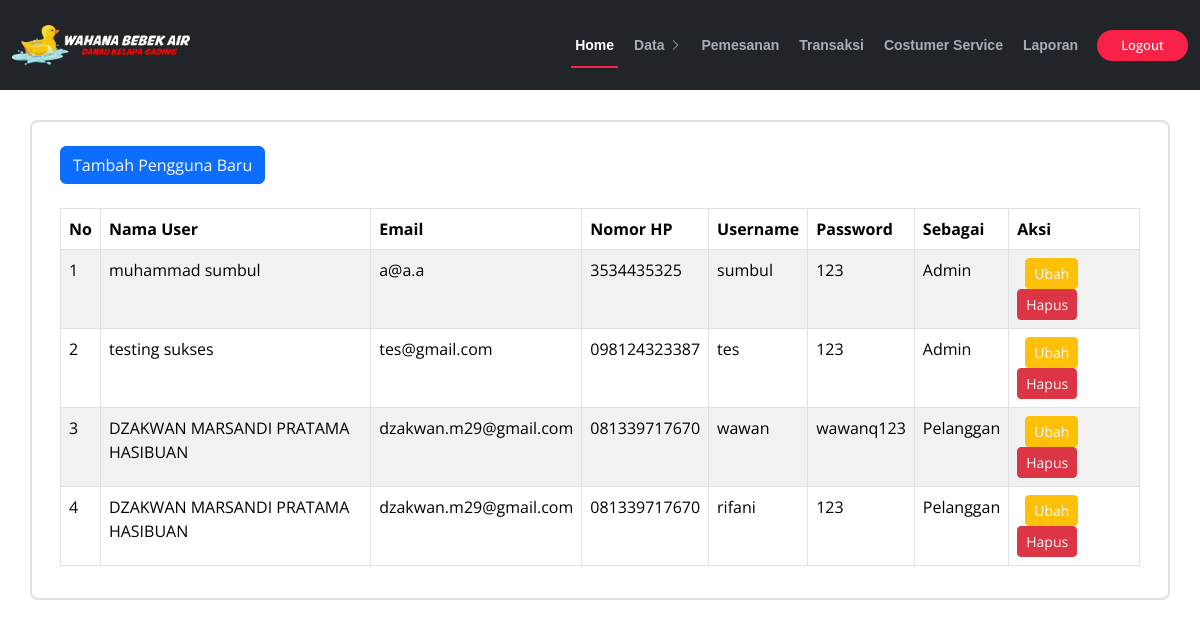
The app's page /admin/ref/dpengguna.php (signed in) with its own data.
### tables this page shows
CREATE TABLE `users` (
  `id` int(11) NOT NULL,
  `id_akses` int(1) NOT NULL,
  `nama_lengkap` varchar(100) NOT NULL,
  `no_hp` varchar(13) NOT NULL,
  `email` varchar(100) NOT NULL,
  `username` varchar(100) NOT NULL,
  `password` varchar(100) NOT NULL
);

CREATE TABLE `tb_lvl` (
  `id` int(11) NOT NULL,
  `akses` varchar(50) NOT NULL
);

### admin/ref/dpengguna.php (the view, shortened to what this page needs)
<?php
require "../koneksi.php";
$p  = mysqli_query($koneksi,"SELECT users.id,users.id_akses,users.nama_lengkap,users.no_hp,users.email,users.username,users.password,tb_lvl.akses FROM users
INNER JOIN tb_lvl  WHERE users.id_akses = tb_lvl.id ");
?>
<!DOCTYPE html>
<html lang="en">
<head>
  <link href="../../assets/vendor/fontawesome-free/css/all.min.css" rel="stylesheet">
  <link href="../../assets/vendor/animate.css/animate.min.css" rel="stylesheet">
  <link href="../../assets/vendor/aos/aos.css" rel="stylesheet">
  <link href="../../assets/vendor/bootstrap/css/bootstrap.min.css" rel="stylesheet">
  <link href="../../assets/vendor/bootstrap-icons/bootstrap-icons.css" rel="stylesheet">
  <link href="../../assets/vendor/boxicons/css/boxicons.min.css" rel="stylesheet">
  <link href="../../assets/vendor/glightbox/css/glightbox.min.css" rel="stylesheet">
  <link href="../../assets/vendor/swiper/swiper-bundle.min.css" rel="stylesheet">
  <link href="../../assets/css/style.css" rel="stylesheet">
</head>
<body>
   <header id="header" class="d-flex align-items-center bg-dark ">
    <div class="container-fluid container-xxl d-flex align-items-center">
      <div id="logo" class="me-auto">
        <a href="../index.html" class="scrollto"><img src="../../assets/img/LOGO3.png" alt="" title=""></a>
      </div>
      <nav id="navbar" class="navbar order-last order-lg-0">
        <ul>
          <li><a class="nav-link scrollto active" href="../index.php">Home</a></li>
          <li class="dropdown"><a href="#kategori"><span>Data</span> <i class="bi bi-chevron-right"></i></a>
              </li>
          <li><a class="nav-link scrollto" href="pesan.php">Pemesanan</a></li>
          <li><a class="nav-link scrollto" href="trans.php">Transaksi</a></li>
          <li><a class="nav-link scrollto" href="costumerS.php">Costumer Service</a></li>
          <li><a class="nav-link scrollto" href="laporan.php">Laporan</a></li>
        </ul>
      </nav>
      <a class="buy-tickets scrollto" href="../../Log_System/logout.php">Logout</a>
    </div>
  </header>
<div class="container border border-2 rounded-3 p-2" style="margin-top: 120px;">
    <div class="row m-2">
      <div class="col-md-12 mb-3">
        <button class="btn btn-primary mt-2 mb-2" ><a href="tmb-pengguna.php" class="text-light" >Tambah Pengguna Baru</a></button>
      </div>
        <div class="col-md-12">
        <table  class="table table-bordered table-striped table-hover">
    <thead>
        <tr>
            <th scope="col">No</th>
            <th scope="col">Nama User</th>
            <th scope="col">Email</th>
            <th scope="col">Nomor HP</th>
            <th scope="col">Username</th>
            <th scope="col">Password</th>
            <th scope="col">Sebagai</th>
            <th scope="col">Aksi</th>
        </tr>
    </thead>
    <tbody>
        <?php $i = 1; ?>
        <?php foreach ($p as $data ) : ?>
            <tr>
                <td scope="row"><?= $i ?></td>
                <td><?= $data["nama_lengkap"]?></td>
                <td><?= $data["email"]?></td>
                <td><?= $data["no_hp"]?></td>
                <td><?= $data["username"]?></td>
                <td><?= $data["password"]?></td>
                <td><?= $data["akses"]?></td>
                <td>
                    <button class="btn btn-sm btn-warning ms-2 me-2"><a href="ubh-pengguna.php?id=<?= $data["id"];?>" class="text-light">Ubah</a></button>
                    <button class="btn btn-sm btn-danger" ><a href="hps-pengguna.php?id=<?= $data["id"];?>" class="text-light" onclick="return confirm('Yakin ingin mengahpus user ini ?');">Hapus</a></button>
                </td>
            </tr>
        <?php $i++; ?>
        <?php endforeach; ?>
    </tbody>
</table>
        </div>
    </div>
</div>
</body>
</html>

### assets/css/style.css (style rules this page uses)
body { background: #fff; color: #2f3138; font-family: "Open Sans", sans-serif; }
a { color: #f82249; text-decoration: none; transition: 0.5s; }
#header { height: 90px; position: fixed; left: 0; top: 0; right: 0; transition: all 0.5s; z-index: 997; }
#header #logo img { padding: 0; margin: 0; max-height: 40px; }
.buy-tickets { color: #fff; background: #f82249; padding: 7px 22px; margin: 0 0 0 15px; border-radius: 50px; border: 2px solid #f82249; transition: all ease-in-out 0.3s; font-weight: 500; line-height: 1; font-size: 13px; white-space: nowrap; }
.navbar { padding: 0; }
.navbar ul { margin: 0; padding: 0; display: flex; list-style: none; align-items: center; }
.navbar li { position: relative; }
.navbar>ul>li { white-space: nowrap; padding: 10px 0 10px 12px; }
.navbar a, .navbar a:focus { display: flex; align-items: center; justify-content: space-between; color: rgba(202, 206, 221, 0.8); font-family: "Raleway", sans-serif; font-weight: 600; font-size: 14px; white-space: nowrap; transition: 0.3s; position: relative; padding: 6px 4px; }
.navbar a i, .navbar a:focus i { font-size: 12px; line-height: 0; margin-left: 5px; }
.navbar>ul>li>a:before { content: ""; position: absolute; width: 0; height: 2px; bottom: -6px; left: 0; background-color: #f82249; visibility: hidden; transition: all 0.3s ease-in-out 0s; }
.navbar a:hover:before, .navbar li:hover>a:before, .navbar .active:before { visibility: visible; width: 100%; }
.navbar a:hover, .navbar .active, .navbar .active:focus, .navbar li:hover>a { color: #fff; }

### records on screen
users: nama_lengkap "muhammad sumbul", email "a@a.a", no_hp "3534435325", username "sumbul", password "123", id_akses.akses "Admin"
users: nama_lengkap "testing sukses", email "tes@gmail.com", no_hp "098124323387", username "tes", password "123", id_akses.akses "Admin"
users: nama_lengkap "DZAKWAN MARSANDI PRATAMA HASIBUAN", email "dzakwan.m29@gmail.com", no_hp "081339717670", username "wawan", password "wawanq123", id_akses.akses "Pelanggan"
users: nama_lengkap "DZAKWAN MARSANDI PRATAMA HASIBUAN", email "dzakwan.m29@gmail.com", no_hp "081339717670", username "rifani", password "123", id_akses.akses "Pelanggan"
